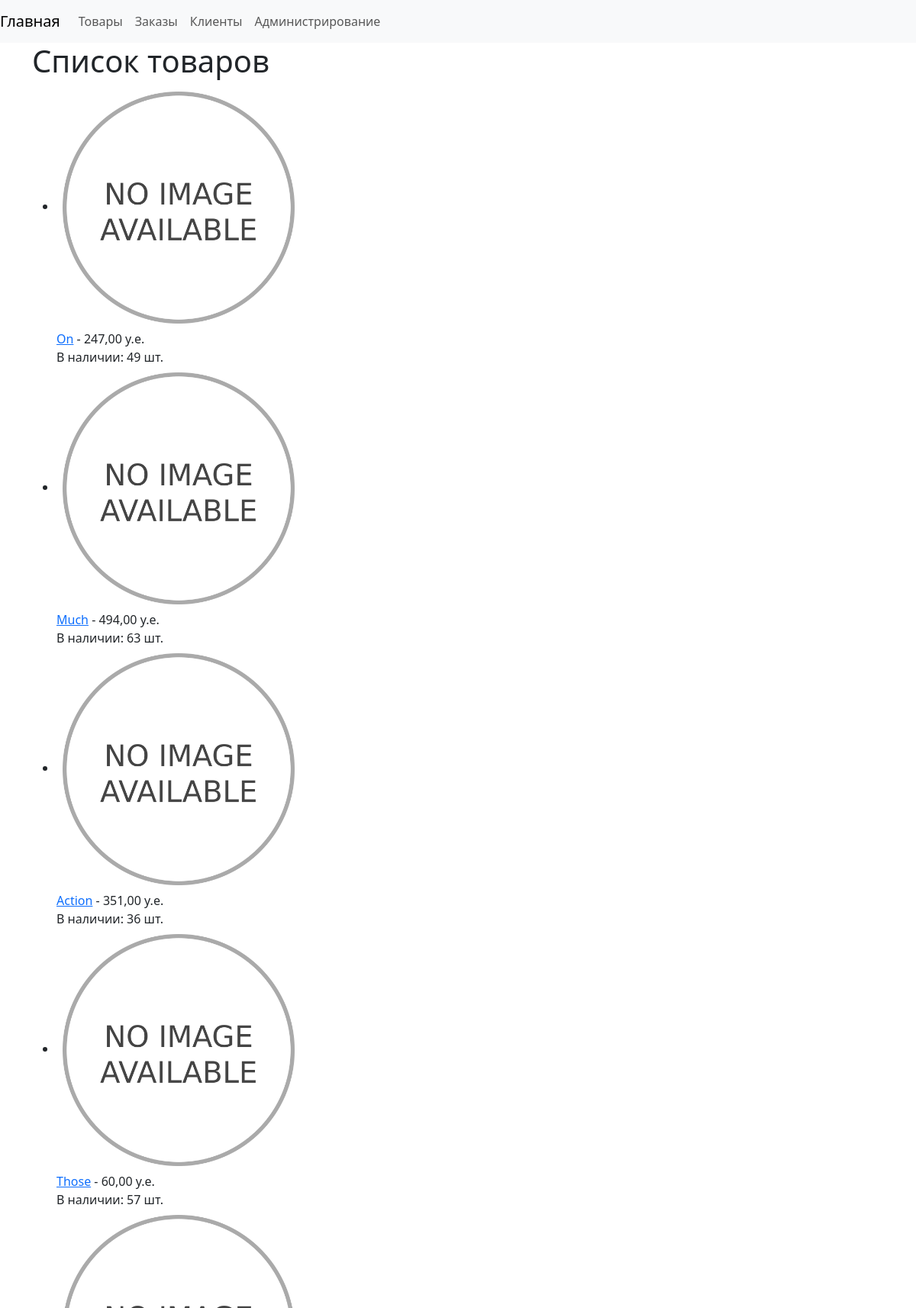
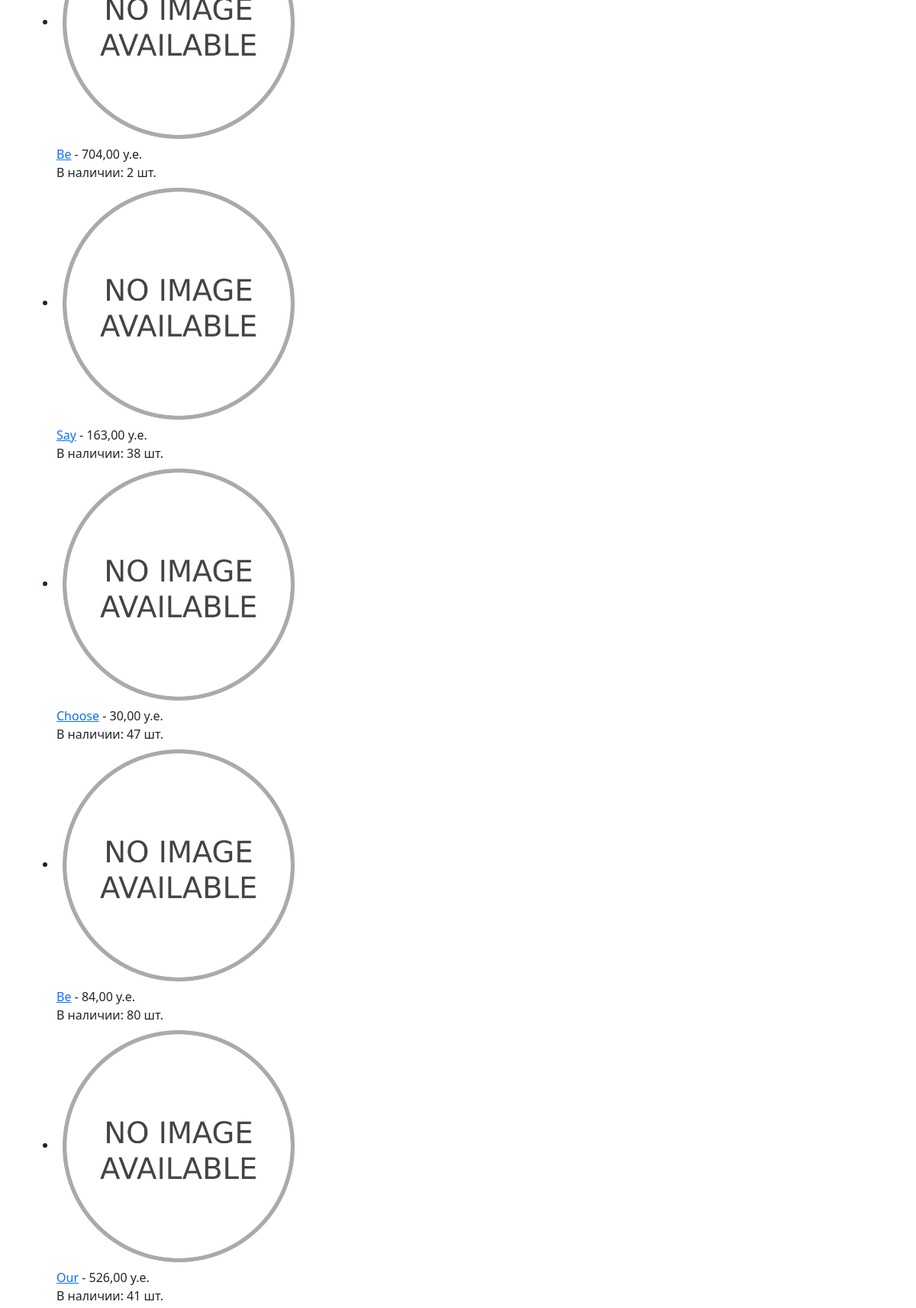
Screenshot of /products/list/ (upper part) with the database file from the repository (2 pictures, top to bottom).
### products/models.py (models this page shows, shortened)
class Product(models.Model):
    name = models.CharField(max_length=255, verbose_name='Название')
    description = models.TextField(verbose_name='Описание')
    price = models.DecimalField(max_digits=10, decimal_places=2, verbose_name='Цена')
    quantity = models.IntegerField(verbose_name='Количество')
    added_date = models.DateField(auto_now_add=True, verbose_name='Дата добавления')
    image = models.ImageField(upload_to='web_store/media/images', default='default_image.png', blank=True, verbose_name='Изображение')
    class Meta:
        verbose_name = 'Товар'
        verbose_name_plural = 'Товары'

### products/views.py (the view)
# urls.py: path('list/', fetch_product_list, name='product_list'),
def fetch_product_list(request):
    products = Product.objects.all()
    return render(request, 'products/product_list.html', {'products': products})

### products/templates/products/product_list.html (shortened to what this page needs)
{% extends 'base.html' %}
{% block content %}
    <h1>Список товаров</h1>
    <ul>
        {% for product in products %}
            <li>
                {% if product.image %}
                    <img src="{{ product.image.url }}" alt="{{ product.name }}" width="320" height="320"><br>
                {% else %}
                    <p></p>
                {% endif %}
                <a href="{% url 'product_view' product.id %}">{{ product.name }}</a> - {{ product.price }} у.е. <br>
                В наличии: {{ product.quantity }} шт.
            </li>
        {% empty %}
            <li>Список товаров пуст</li>
        {% endfor %}
    </ul>
{% endblock %}

### templates/base.html (shortened to what this page needs)
<!doctype html>
{% load static %}
<html lang="ru">
<head>
    <link rel="stylesheet" href="https://cdn.jsdelivr.net/npm/bootstrap@5.3.3/dist/css/bootstrap.min.css">
</head>
<body>
    <nav class="navbar navbar-expand-lg navbar-light bg-light">
        <a href="{% url 'index' %}" class="navbar-brand">Главная</a>
        <div class="collapse navbar-collapse" id="navbarNav">
            <ul class="navbar-nav">
                <li class="nav-item">
                    <a class="nav-link" href="{% url 'product_list' %}">Товары</a>
                </li>
                <li class="nav-item">
                    <a class="nav-link" href="{% url 'order_list' %}">Заказы</a>
                </li>
                <li class="nav-item">
                    <a class="nav-link" href="{% url 'customer_list' %}">Клиенты</a>
                </li>
                <li class="nav-item">
                    <a class="nav-link" href="{% url 'admin:index' %}">Администрирование</a>
                </li>
            </ul>
        </div>
    </nav>
    <div class="container">
        {% block content %}{% endblock %}
    </div>
        {% load i18n %}
        {% now "Y" as current_year %}
</body>
</html>

### rows the page displays
Product: image (placeholder picture), name "On", price "247,00", quantity "49"
Product: image (placeholder picture), name "Much", price "494,00", quantity "63"
Product: image (placeholder picture), name "Action", price "351,00", quantity "36"
Product: image (placeholder picture), name "Those", price "60,00", quantity "57"
Product: image (placeholder picture), name "Be", price "704,00", quantity "2"
Product: image (placeholder picture), name "Say", price "163,00", quantity "38"
Product: image (placeholder picture), name "Choose", price "30,00", quantity "47"
Product: image (placeholder picture), name "Be", price "84,00", quantity "80"
Product: image (placeholder picture), name "Our", price "526,00", quantity "41"
